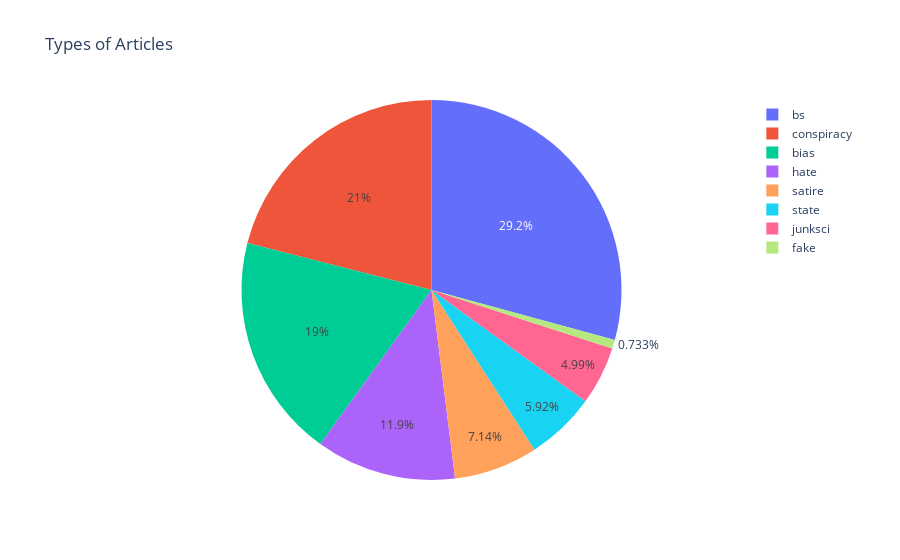

This figure's notebook cell:
### Code cell
#Q2 : What is the news type?

import plotly.express as px
fig = px.pie(dfnews,names='type',title='Types of Articles')
fig.show()

### Figure 1 — Plotly figure (JSON) as saved in the notebook; plotly's stock layout.template omitted (floating-point values rounded to 4 significant figures; data arrays with more than 128 entries replaced by an {"elided": "..."} marker saying what was removed)
{"data": [{"domain": {"x": [0, 1], "y": [0, 1]}, "hovertemplate": "type=%{label}<extra></extra>", "labels": {"elided": "2045 str values"}, "legendgroup": "", "name": "", "showlegend": true, "type": "pie"}], "layout": {"legend": {"tracegroupgap": 0}, "title": {"text": "Types of Articles"}}}
